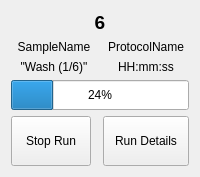
          <widget class="QWidget" name="S6Page1">
           <layout class="QGridLayout" name="gridLayout_23">
            <item row="4" column="1">
             <widget class="QLabel" name="time_6">
              <property name="sizePolicy">
               <sizepolicy hsizetype="MinimumExpanding" vsizetype="Fixed">
                <horstretch>0</horstretch>
                <verstretch>0</verstretch>
               </sizepolicy>
              </property>
              <property name="text">
               <string>HH:mm:ss</string>
              </property>
              <property name="alignment">
               <set>Qt::AlignCenter</set>
              </property>
             </widget>
            </item>
            <item row="2" column="1">
             <widget class="QLabel" name="protName_6">
              <property name="sizePolicy">
               <sizepolicy hsizetype="MinimumExpanding" vsizetype="Fixed">
                <horstretch>0</horstretch>
                <verstretch>0</verstretch>
               </sizepolicy>
              </property>
              <property name="text">
               <string>ProtocolName</string>
              </property>
              <property name="alignment">
               <set>Qt::AlignCenter</set>
              </property>
             </widget>
            </item>
            <item row="2" column="0">
             <widget class="QLabel" name="sampName_6">
              <property name="sizePolicy">
               <sizepolicy hsizetype="MinimumExpanding" vsizetype="Fixed">
                <horstretch>0</horstretch>
                <verstretch>0</verstretch>
               </sizepolicy>
              </property>
              <property name="text">
               <string>SampleName</string>
              </property>
              <property name="alignment">
               <set>Qt::AlignCenter</set>
              </property>
             </widget>
            </item>
            <item row="4" column="0">
             <widget class="QLabel" name="stepLab_6">
              <property name="sizePolicy">
               <sizepolicy hsizetype="MinimumExpanding" vsizetype="Fixed">
                <horstretch>0</horstretch>
                <verstretch>0</verstretch>
               </sizepolicy>
              </property>
              <property name="text">
               <string>&quot;Wash (1/6)&quot;</string>
              </property>
              <property name="alignment">
               <set>Qt::AlignCenter</set>
              </property>
             </widget>
            </item>
            <item row="5" column="0" colspan="2">
             <widget class="QProgressBar" name="progressBar_6">
              <property name="enabled">
               <bool>true</bool>
              </property>
              <property name="sizePolicy">
               <sizepolicy hsizetype="MinimumExpanding" vsizetype="Fixed">
                <horstretch>0</horstretch>
                <verstretch>0</verstretch>
               </sizepolicy>
              </property>
              <property name="minimumSize">
               <size>
                <width>0</width>
                <height>30</height>
               </size>
              </property>
              <property name="value">
               <number>24</number>
              </property>
              <property name="textVisible">
               <bool>true</bool>
              </property>
              <property name="orientation">
               <enum>Qt::Horizontal</enum>
              </property>
              <property name="invertedAppearance">
               <bool>false</bool>
              </property>
             </widget>
            </item>
            <item row="0" column="0" colspan="2">
             <widget class="QLabel" name="casN_61">
              <property name="sizePolicy">
               <sizepolicy hsizetype="MinimumExpanding" vsizetype="Fixed">
                <horstretch>0</horstretch>
                <verstretch>0</verstretch>
               </sizepolicy>
              </property>
              <property name="font">
               <font>
                <pointsize>14</pointsize>
                <weight>75</weight>
                <bold>true</bold>
               </font>
              </property>
              <property name="text">
               <string>6</string>
              </property>
              <property name="alignment">
               <set>Qt::AlignCenter</set>
              </property>
             </widget>
            </item>
            <item row="6" column="0">
             <widget class="QPushButton" name="stopB_6">
              <property name="sizePolicy">
               <sizepolicy hsizetype="Fixed" vsizetype="Fixed">
                <horstretch>0</horstretch>
                <verstretch>0</verstretch>
               </sizepolicy>
              </property>
              <property name="minimumSize">
               <size>
                <width>50</width>
                <height>50</height>
               </size>
              </property>
              <property name="text">
               <string>Stop Run</string>
              </property>
             </widget>
            </item>
            <item row="6" column="1">
             <widget class="QPushButton" name="runDetB_6">
              <property name="sizePolicy">
               <sizepolicy hsizetype="MinimumExpanding" vsizetype="Fixed">
                <horstretch>0</horstretch>
                <verstretch>0</verstretch>
               </sizepolicy>
              </property>
              <property name="minimumSize">
               <size>
                <width>0</width>
                <height>50</height>
               </size>
              </property>
              <property name="text">
               <string>Run Details</string>
              </property>
             </widget>
            </item>
           </layout>
          </widget>
